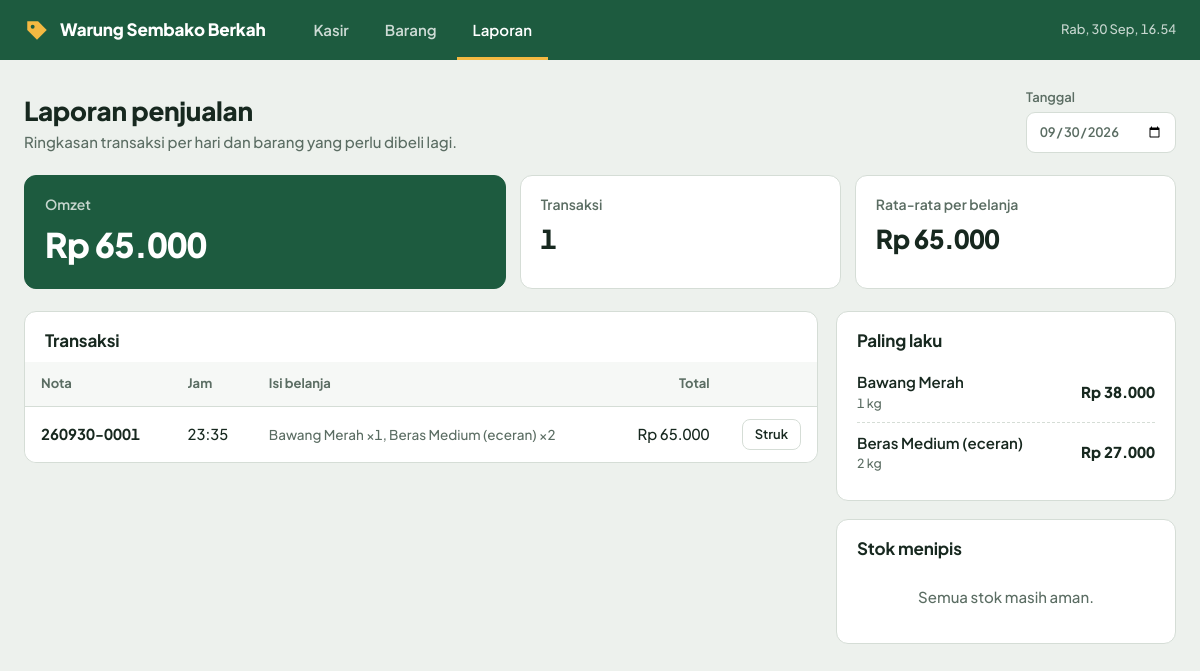
/riwayat, run on the app's committed database.
### tables this page shows
CREATE TABLE transaksi (
    id       INTEGER PRIMARY KEY AUTOINCREMENT,
    no_nota  TEXT NOT NULL UNIQUE,
    waktu    TEXT NOT NULL,
    total    INTEGER NOT NULL,
    bayar    INTEGER NOT NULL,
    kembali  INTEGER NOT NULL
);

### app.py (the view)
@app.route("/riwayat")
def halaman_riwayat():
    db = get_db()
    tanggal = request.args.get("tanggal") or date.today().isoformat()
    try:
        date.fromisoformat(tanggal)
    except ValueError:
        tanggal = date.today().isoformat()
    ringkas = db.execute(
        "SELECT COUNT(*) AS jumlah, COALESCE(SUM(total),0) AS omzet "
        "FROM transaksi WHERE date(waktu) = ?",
        (tanggal,),
    ).fetchone()
    rata = ringkas["omzet"] / ringkas["jumlah"] if ringkas["jumlah"] else 0
    daftar = db.execute(
        "SELECT t.*, "
        "  (SELECT group_concat(nama || ' ×' || "
        "     CASE WHEN qty = CAST(qty AS INTEGER) THEN CAST(qty AS INTEGER) ELSE qty END, ', ') "
        "   FROM transaksi_item WHERE transaksi_id = t.id) AS isi "
        "FROM transaksi t WHERE date(t.waktu) = ? ORDER BY t.id DESC",
        (tanggal,),
    ).fetchall()
    terlaris = db.execute(
        "SELECT i.nama, i.satuan, SUM(i.qty) AS qty, SUM(i.subtotal) AS nilai "
        "FROM transaksi_item i JOIN transaksi t ON t.id = i.transaksi_id "
        "WHERE date(t.waktu) = ? GROUP BY i.nama, i.satuan "
        "ORDER BY nilai DESC LIMIT 5",
        (tanggal,),
    ).fetchall()
    menipis = db.execute(
        "SELECT * FROM produk WHERE aktif = 1 AND stok <= stok_min ORDER BY stok ASC"
    ).fetchall()
    return render_template(
        "riwayat.html",
        tanggal=tanggal,
        ringkas=ringkas,
        rata=rata,
        daftar=daftar,
        terlaris=terlaris,
        menipis=menipis,
    )

### app.py (called while the page is built)
def get_db():
    if "db" not in g:
        g.db = sqlite3.connect(DB_PATH)
        g.db.row_factory = sqlite3.Row
    return g.db

@app.template_filter("rp")
def format_rupiah(nilai):
    return "Rp " + f"{int(round(nilai or 0)):,}".replace(",", ".")

@app.template_filter("angka")
def format_angka(nilai):
    teks = f"{float(nilai):.3f}".rstrip("0").rstrip(".")
    if "." in teks:
        depan, belakang = teks.split(".")
        return f"{int(depan):,}".replace(",", ".") + "," + belakang
    return f"{int(teks):,}".replace(",", ".")

@app.context_processor
def data_umum():
    return {"nama_warung": NAMA_WARUNG, "alamat_warung": ALAMAT_WARUNG}

### templates/riwayat.html (shortened to what this page needs)
{% extends "base.html" %}
{% block content %}
<section class="halaman">
  <div class="halaman-kepala">
    <div>
      <h1>Laporan penjualan</h1>
      <p class="sub">Ringkasan transaksi per hari dan barang yang perlu dibeli lagi.</p>
    </div>
    <form method="get" class="filter-tanggal">
      <label>Tanggal
        <input type="date" name="tanggal" value="{{ tanggal }}" onchange="this.form.submit()">
      </label>
    </form>
  </div>
  <div class="ringkasan">
    <div class="angka-besar">
      <span>Omzet</span>
      <strong>{{ ringkas.omzet | rp }}</strong>
    </div>
    <div class="angka-kecil">
      <span>Transaksi</span>
      <strong>{{ ringkas.jumlah }}</strong>
    </div>
    <div class="angka-kecil">
      <span>Rata-rata per belanja</span>
      <strong>{{ rata | rp }}</strong>
    </div>
  </div>
  <div class="dua-kolom">
    <div class="panel">
      <h2>Transaksi</h2>
      {% if daftar %}
      <div class="tabel-bungkus">
        <table class="tabel">
          <thead>
            <tr><th>Nota</th><th>Jam</th><th>Isi belanja</th><th class="kanan">Total</th><th class="aksi"></th></tr>
          </thead>
          <tbody>
            {% for t in daftar %}
            <tr>
              <td><strong>{{ t.no_nota }}</strong></td>
              <td>{{ t.waktu[11:16] }}</td>
              <td class="isi">{{ t.isi }}</td>
              <td class="kanan">{{ t.total | rp }}</td>
              <td class="aksi"><a class="tombol-kecil" href="{{ url_for('halaman_struk', trx_id=t.id) }}" target="_blank" rel="noopener">Struk</a></td>
            </tr>
            {% endfor %}
          </tbody>
        </table>
      </div>
      {% else %}
      <p class="kosong">Belum ada transaksi pada tanggal ini.</p>
      {% endif %}
    </div>
    <div class="samping">
      <div class="panel">
        <h2>Paling laku</h2>
        {% if terlaris %}
        <ol class="daftar-laku">
          {% for b in terlaris %}
          <li>
            <span>{{ b.nama }}<small>{{ b.qty | angka }} {{ b.satuan }}</small></span>
            <strong>{{ b.nilai | rp }}</strong>
          </li>
          {% endfor %}
        </ol>
        {% else %}
        <p class="kosong">Belum ada data.</p>
        {% endif %}
      </div>
      <div class="panel">
        <h2>Stok menipis</h2>
        {% if menipis %}
        <ul class="daftar-laku">
          {% for p in menipis %}
          <li>
            <span>{{ p.nama }}<small>batas {{ p.stok_min | angka }} {{ p.satuan }}</small></span>
            <strong class="stok {{ 'habis' if p.stok <= 0 else 'rendah' }}">{{ p.stok | angka }} {{ p.satuan }}</strong>
          </li>
          {% endfor %}
        </ul>
        {% else %}
        <p class="kosong">Semua stok masih aman.</p>
        {% endif %}
      </div>
    </div>
  </div>
</section>
{% endblock %}

### static/style.css (style rules this page uses)
:root { --pandan: #1d5b3f; --pandan-tua: #134130; --pandan-muda: #e3efe7; --label: #f4b942; --label-tua: #d99a1c; --latar: #edf1ed; --kertas: #ffffff; --tinta: #17281f; --redup: #5b6d63; --garis: #d5ddd6; --merah: #b83a2c; --merah-muda: #fbe9e6; --oranye: #a45f00; --oranye-muda: #fdf0d8; --radius: 12px; --font: "Plus Jakarta Sans", system-ui, -apple-system, "Segoe UI", Roboto, sans-serif; }
* { box-sizing: border-box; }
html { -webkit-text-size-adjust: 100%; }
body { margin: 0; background: var(--latar); color: var(--tinta); font: 500 15px/1.5 var(--font); font-variant-numeric: tabular-nums; }
h1, h2 { margin: 0; line-height: 1.2; letter-spacing: -0.01em; }
h1 { font-size: 26px; font-weight: 800; }
h2 { font-size: 17px; font-weight: 700; }
button, input, select { font: inherit; color: inherit; }
small { color: var(--redup); font-weight: 500; }
.kosong { color: var(--redup); text-align: center; padding: 32px 16px; margin: 0; grid-column: 1 / -1; }
.tombol-kecil { display: inline-block; padding: 5px 12px; border-radius: 8px; text-decoration: none; border: 1.5px solid var(--garis); background: #fff; color: var(--tinta); font-weight: 600; font-size: 13px; }
.halaman { max-width: 1200px; margin: 0 auto; padding: 28px 24px 48px; }
.halaman-kepala { display: flex; justify-content: space-between; align-items: flex-end; gap: 16px; margin-bottom: 22px; flex-wrap: wrap; }
.sub { margin: 4px 0 0; color: var(--redup); }
.tabel-bungkus { background: var(--kertas); border-radius: var(--radius); border: 1.5px solid var(--garis); overflow-x: auto; }
.tabel { width: 100%; border-collapse: collapse; }
.tabel th { text-align: left; padding: 12px 16px; font-size: 13px; font-weight: 700; color: var(--redup); background: #f6f8f6; border-bottom: 1.5px solid var(--garis); white-space: nowrap; }
.tabel td { padding: 12px 16px; border-bottom: 1px solid var(--garis); vertical-align: middle; }
.tabel tr:last-child td { border-bottom: 0; }
.tabel .kanan { text-align: right; white-space: nowrap; }
.tabel .aksi { text-align: right; white-space: nowrap; width: 1%; }
.tabel .isi { color: var(--redup); font-size: 13.5px; max-width: 360px; }
.filter-tanggal label { display: grid; gap: 4px; font-size: 13px; font-weight: 600; color: var(--redup); }
.filter-tanggal input { padding: 9px 12px; border: 1.5px solid var(--garis); border-radius: 9px; background: #fff; }
.ringkasan { display: grid; grid-template-columns: 1.5fr 1fr 1fr; gap: 14px; margin-bottom: 22px; }
.ringkasan > div { background: var(--kertas); border: 1.5px solid var(--garis); border-radius: var(--radius); padding: 18px 20px; }
.ringkasan span { display: block; color: var(--redup); font-weight: 600; font-size: 14px; }
.ringkasan strong { display: block; margin-top: 4px; font-size: 26px; font-weight: 800; letter-spacing: -0.02em; }
.ringkasan .angka-besar { background: var(--pandan); border-color: var(--pandan); }
.ringkasan .angka-besar span { color: rgba(255,255,255,.75); }
.ringkasan .angka-besar strong { color: #fff; font-size: 34px; }
.dua-kolom { display: grid; grid-template-columns: minmax(0, 1fr) 340px; gap: 18px; align-items: start; }
.panel { background: var(--kertas); border: 1.5px solid var(--garis); border-radius: var(--radius); padding: 18px 20px; }
.panel h2 { margin-bottom: 12px; }
.panel .tabel-bungkus { border: 0; margin: 0 -20px -18px; border-radius: 0 0 var(--radius) var(--radius); }
.samping { display: grid; gap: 18px; }
.daftar-laku { list-style: none; margin: 0; padding: 0; }
.daftar-laku li { display: flex; justify-content: space-between; gap: 12px; padding: 9px 0; border-bottom: 1px dashed var(--garis); }
.daftar-laku li:last-child { border-bottom: 0; }
.daftar-laku span { font-weight: 600; }
.daftar-laku small { display: block; font-size: 12.5px; }
.daftar-laku strong { white-space: nowrap; font-weight: 800; align-self: center; }
.panel .kosong { padding: 16px 0; }

### data on the page
transaksi: no_nota "260930-0001", waktu "23:35", isi "Bawang Merah ×1, Beras Medium (eceran) ×2", total|rp "Rp 65.000"

### other printed values
{{ nama_warung }} "Warung Sembako Berkah"
{{ ringkas.omzet | rp }} "Rp 65.000"
{{ ringkas.jumlah }} "1"
{{ rata | rp }} "Rp 65.000"
{{ b.nama }} "Bawang Merah" "Beras Medium (eceran)"
{{ b.qty | angka }} "1" "2"
{{ b.satuan }} "kg" "kg"
{{ b.nilai | rp }} "Rp 38.000" "Rp 27.000"
